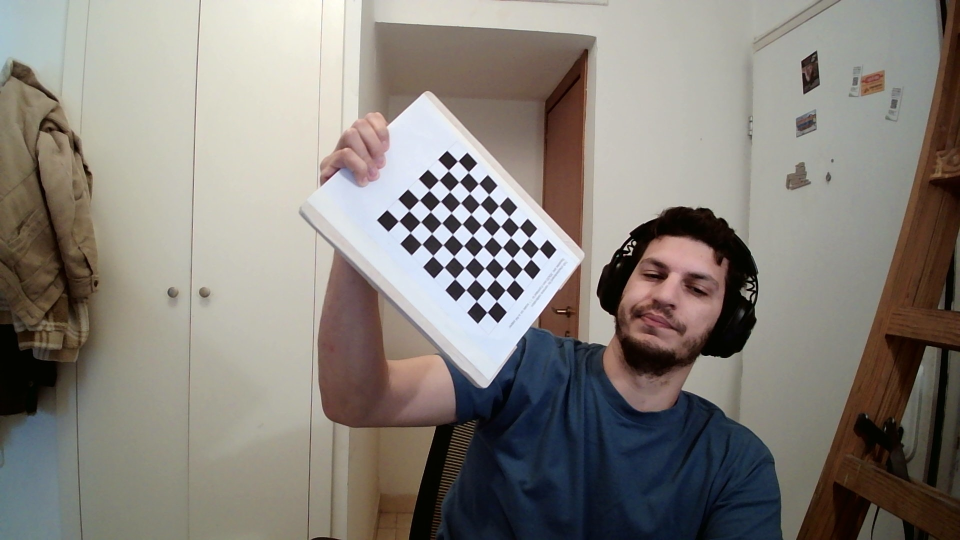
#> input picture images/Left/20240210_120035.jpg, 1920 x 1080 px (shown at 1/2 size); its folder holds only this picture in this run
$ python stereo_cal.py
#> lines starting #> are read from the running program, lines starting #| are printed output that depends on the picture; long printed decimals are rounded; pictures that were not available may be replaced by others from this repository, and a replacement may not be noted
import numpy as np
import cv2 as cv
import glob

# Chessboard dimensions
chessboard_size = (7, 9)  # Adjust based on your chessboard (number of inner corners per chessboard row and column)
square_size = 20.0  # Adjust this to your chessboard square size (in millimeters or another unit)

# Prepare object points (0,0,0), (1,0,0), (2,0,0) ....,(chessboard_size-1,2,0)
objp = np.zeros((chessboard_size[0] * chessboard_size[1], 3), np.float32)
objp[:, :2] = np.mgrid[0:chessboard_size[0], 0:chessboard_size[1]].T.reshape(-1, 2) * square_size

# Arrays to store object points and image points from all the images
objpoints = []  # 3D points in real world space
imgpoints_left = []  # 2D points in image plane for left camera
imgpoints_right = []  # 2D points in image plane for right camera

# List of image file paths
images_left = glob.glob('images/Left/*.jpg')
images_right = glob.glob('images/Right/*.jpg')

# Ensure we have pairs of images
assert len(images_left) == len(images_right)

# Arrays to store calibration results
left_calibration_results = None
right_calibration_results = None

# Calibrate each camera separately
for img_path_left, img_path_right in zip(images_left, images_right):
    img_left = cv.imread(img_path_left)
#> img_left is the input picture: shape (1080, 1920, 3); mean B, G, R 122.5, 128.9, 134.1
    img_right = cv.imread(img_path_right)
    gray_left = cv.cvtColor(img_left, cv.COLOR_BGR2GRAY)
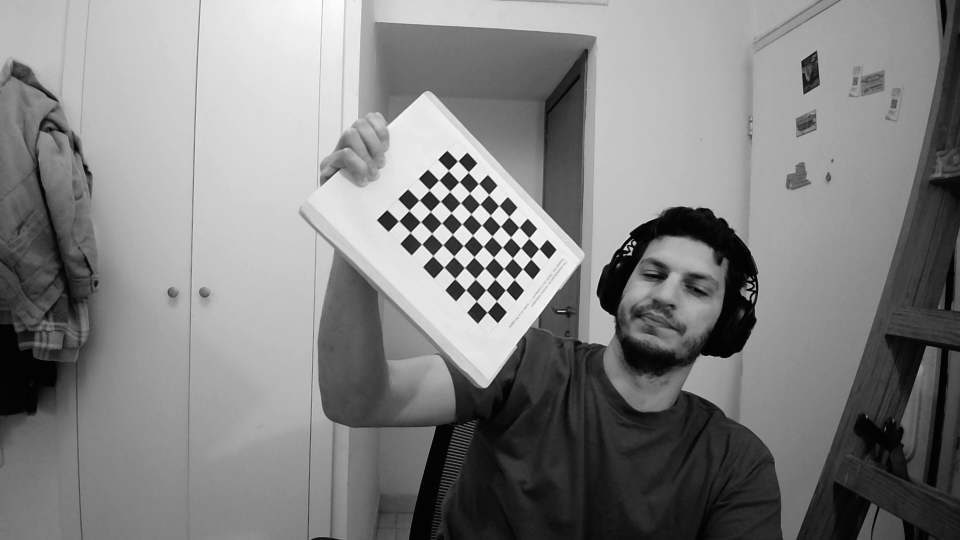
#> gray_left: shape (1080, 1920) (shown at 1/2 size); min 0, max 255, mean 129.7
    gray_right = cv.cvtColor(img_right, cv.COLOR_BGR2GRAY)

    # Find the chess board corners
    ret_left, corners_left = cv.findChessboardCorners(gray_left, chessboard_size, None)
#> ret_left = True; corners_left = 63 rows, first 8: [799, 441.5], [817.5, 422.8], [840.1, 400.4], [858.1, 381.9], [877.8, 360.6], [897, 342.4], [916.9, 322.2], [820.8, 464.9]
    ret_right, corners_right = cv.findChessboardCorners(gray_right, chessboard_size, None)
#> ret_right = True; corners_right has the same summary as corners_left

    # If found, add object points, image points
    if ret_left and ret_right:
        objpoints.append(objp)
        corners2_left = cv.cornerSubPix(gray_left, corners_left, (11, 11), (-1, -1), (cv.TERM_CRITERIA_EPS + cv.TERM_CRITERIA_MAX_ITER, 30, 0.001))
#> corners2_left = 63 rows, first 8: [797.7, 442.3], [818.4, 421.2], [838.8, 400.6], [858.7, 380.3], [878.1, 360.6], [897.3, 341.2], [915.9, 322.3], [820.8, 465.4]
        corners2_right = cv.cornerSubPix(gray_right, corners_right, (11, 11), (-1, -1), (cv.TERM_CRITERIA_EPS + cv.TERM_CRITERIA_MAX_ITER, 30, 0.001))
#> corners2_right has the same summary as corners2_left
        imgpoints_left.append(corners2_left)
        imgpoints_right.append(corners2_right)

# Perform individual camera calibration for left and right cameras
left_calibration_results = cv.calibrateCamera(objpoints, imgpoints_left, gray_left.shape[::-1], None, None)
#> left_calibration_results = (0.237, [[1411.6, 0, 914.6], [0, 1400, 512.1], [0, 0, 1]], [[-1.62, 171.7, 0.0248, -0.0355, -4463.7]], ([-0.00676, -0.497, -0.786],), ([-70.51, -42.94, 854.2],))
right_calibration_results = cv.calibrateCamera(objpoints, imgpoints_right, gray_right.shape[::-1], None, None)
#> right_calibration_results has the same summary as left_calibration_results


#save the induvidial results
left_filename = 'left_calibration_results.xml'
right_filename = 'right_calibration_results.xml'

# Open the files for writing
left_fs = cv.FileStorage(left_filename, cv.FILE_STORAGE_WRITE)
right_fs = cv.FileStorage(right_filename, cv.FILE_STORAGE_WRITE)

# Save left camera calibration results
left_fs.write("cameraMatrix1", left_calibration_results[1])
left_fs.write("distCoeffs1", left_calibration_results[2])

# Save right camera calibration results
right_fs.write("cameraMatrix2", right_calibration_results[1])
right_fs.write("distCoeffs2", right_calibration_results[2])

# Close the files
left_fs.release()
right_fs.release()


# Unpack the results
left_retval, cameraMatrix1, distCoeffs1, _, _ = left_calibration_results
#> left_retval = 0.237; cameraMatrix1 = [[1411.6, 0, 914.6], [0, 1400, 512.1], [0, 0, 1]]; distCoeffs1 = [[-1.62, 171.7, 0.0248, -0.0355, -4463.7]]
right_retval, cameraMatrix2, distCoeffs2, _, _ = right_calibration_results
#> right_retval = 0.237; cameraMatrix2 = [[1411.6, 0, 914.6], [0, 1400, 512.1], [0, 0, 1]]; distCoeffs2 = [[-1.62, 171.7, 0.0248, -0.0355, -4463.7]]

# Check if calibration was successful
if left_retval and right_retval:
    print("Camera calibration successful for both left and right cameras")

    # Perform stereo calibration using individual camera calibration results
    retval_stereo, cameraMatrix1, distCoeffs1, cameraMatrix2, distCoeffs2, R, T, E, F = cv.stereoCalibrate(
        objpoints, imgpoints_left, imgpoints_right,
        cameraMatrix1, distCoeffs1, cameraMatrix2, distCoeffs2, gray_left.shape[::-1],
        criteria=(cv.TERM_CRITERIA_EPS + cv.TERM_CRITERIA_MAX_ITER, 100, 1e-5),
        flags=cv.CALIB_FIX_INTRINSIC
    )
#> retval_stereo = 0.237; R = [[1, -3.07e-16, 3.14e-16], [3.07e-16, 1, 5.35e-16], [-3.14e-16, -5.35e-16, 1]]; T = [-3.13e-13, -5.19e-13, 6.35e-14]; E = [[1.43e-28, -6.35e-14, -5.19e-13], [6.35e-14, -1.87e-28, 3.13e-13], [5.19e-13, -3.13e-13, -4.87e-30]]; F = [[3.56e-07, -159228571, -1.74e+12], [159228571, -4.73e-07, 9.63e+11], [1.74e+12, -9.63e+11, 1]]

    if retval_stereo:
        print("Stereo calibration success of:", retval_stereo)
#| Stereo calibration success of: 0.2367
        print("Rotation matrix:\n", R)
#| Rotation matrix:
#|  [[ 1.00000000e+00 -3.06771350e-16  3.13639848e-16]
#|  [ 3.06771350e-16  1.00000000e+00  5.35073798e-16]
#|  [-3.13639848e-16 -5.35073798e-16  1.00000000e+00]]
        print("Translation vector:\n", T)
#| Translation vector:
#|  [[-3.13337781e-13]
#|  [-5.19038590e-13]
#|  [ 6.35487019e-14]]

        # Save stereo calibration data
        filename = 'stereo_calibration_data.xml'  # Adjust the path as needed
        fs = cv.FileStorage(filename, cv.FILE_STORAGE_WRITE)

        fs.write("cameraMatrix1", cameraMatrix1)
        fs.write("distCoeffs1", distCoeffs1)
        fs.write("cameraMatrix2", cameraMatrix2)
        fs.write("distCoeffs2", distCoeffs2)
        fs.write("R", R)
        fs.write("T", T)
        fs.write("E", E)
        fs.write("F", F)

        fs.release()

        print(f"Stereo calibration data saved to {filename}")


        R1, R2, P1, P2, Q, _, _ = cv.stereoRectify(cameraMatrix1, distCoeffs1, cameraMatrix2, distCoeffs2, gray_left.shape[::-1], R, T)
#> R1 = [[0.857, -0.514, 0.0289], [0.514, 0.851, -0.104], [0.0289, 0.104, 0.994]]; R2 has the same summary as R1; P1 = [[1411.6, 0, 899.1, 0], [0, 1411.6, 669.1, 0], [0, 0, 1, 0]]; P2 = [[1411.6, 0, 899.1, 0], [0, 1411.6, 669.1, -8.61e-10], [0, 0, 1, 0]]; Q = [[1, 0, 0, -899.1], [0, 1, 0, -669.1], [0, 0, 0, 1411.6], [0, 0, 1.64e+12, 0]]

        # Initialize rectification maps for each camera
        map1x, map1y = cv.initUndistortRectifyMap(cameraMatrix1, distCoeffs1, R1, P1, gray_left.shape[::-1], cv.CV_32FC1)
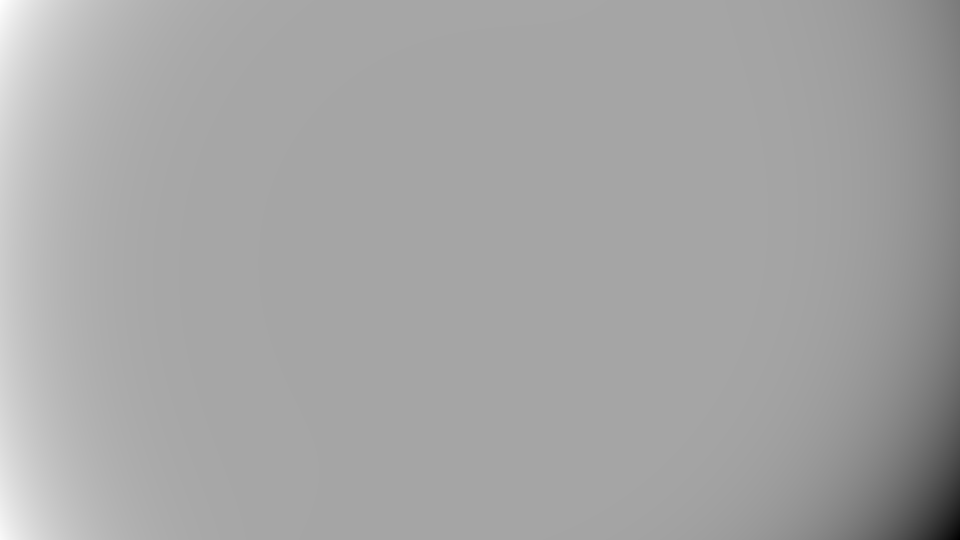
#> map1x: shape (1080, 1920) float32 (shown at 1/2 size); min -1358222.6, max 730187.4, mean -5490.7; drawn with min black and max white
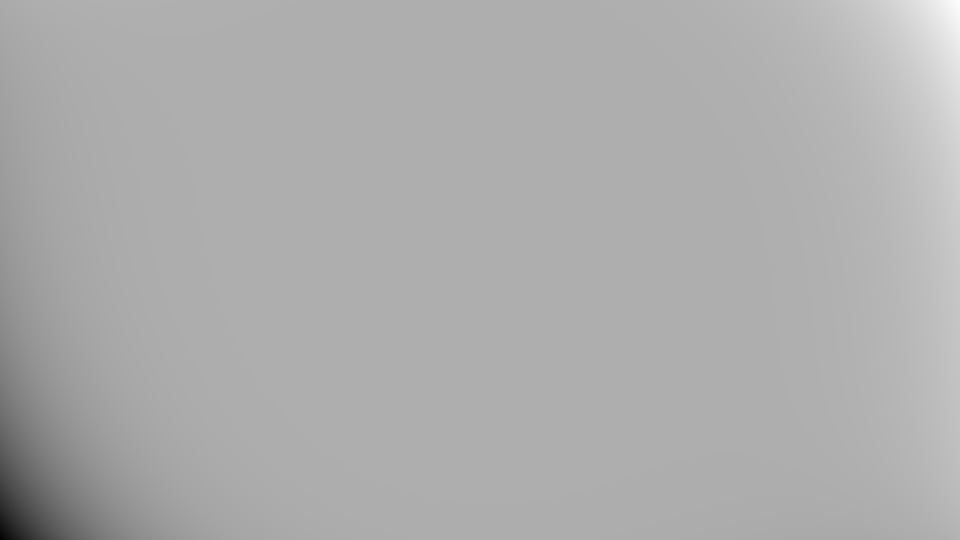
#> map1y: shape (1080, 1920) float32 (shown at 1/2 size); min -1254192.5, max 581541.5, mean -6672.7; drawn with min black and max white
        map2x, map2y = cv.initUndistortRectifyMap(cameraMatrix2, distCoeffs2, R2, P2, gray_right.shape[::-1], cv.CV_32FC1)

        # Rectify the last image pair
        rectified_img_left = cv.remap(img_left, map1x, map1y, cv.INTER_LINEAR)
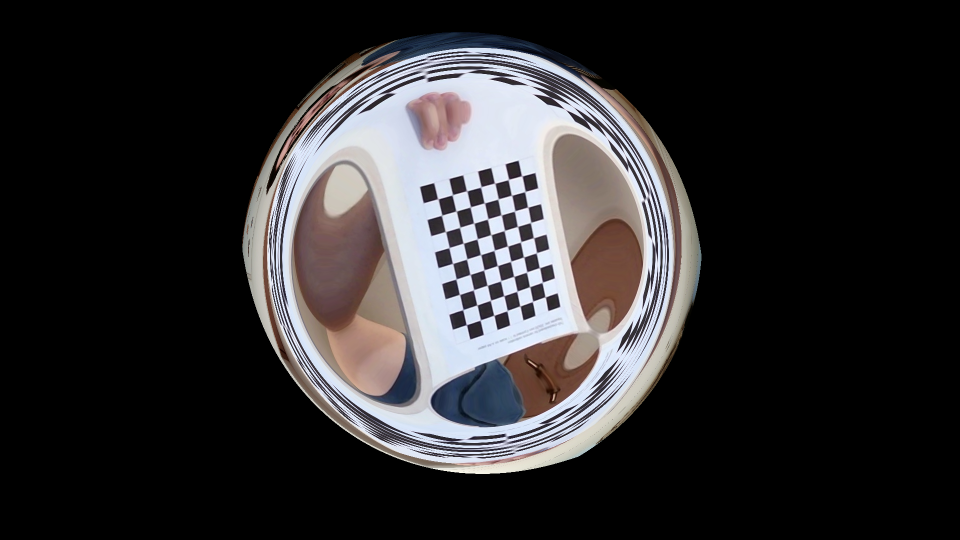
#> rectified_img_left: shape (1080, 1920, 3) (shown at 1/2 size); mean B, G, R 47.2, 45.9, 47.6
        rectified_img_right = cv.remap(img_right, map2x, map2y, cv.INTER_LINEAR)

        # Display the rectified images
        cv.imshow("Rectified Left Image", rectified_img_left)
        cv.imshow("Rectified Right Image", rectified_img_right)
        cv.waitKey(0)
        cv.destroyAllWindows()

    else:
        print("Stereo calibration failed.")
else:
    print("Camera calibration failed for one or both cameras.")
